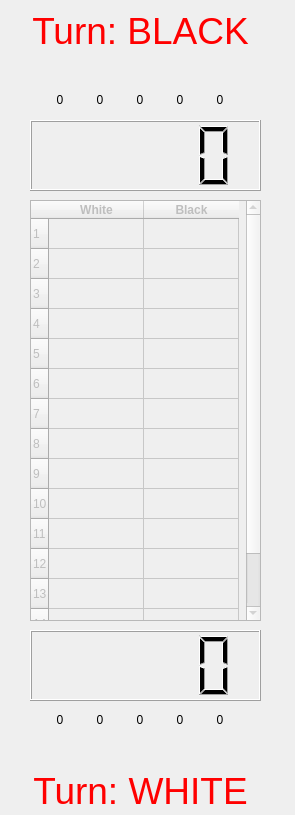
<?xml version="1.0" encoding="UTF-8"?>
<ui version="4.0">
 <class>ControlInterface</class>
 <widget class="QWidget" name="ControlInterface">
  <property name="geometry">
   <rect>
    <x>0</x>
    <y>0</y>
    <width>295</width>
    <height>815</height>
   </rect>
  </property>
  <property name="minimumSize">
   <size>
    <width>295</width>
    <height>815</height>
   </size>
  </property>
  <property name="windowTitle">
   <string>Form</string>
  </property>
  <widget class="QLabel" name="label_51">
   <property name="geometry">
    <rect>
     <x>120</x>
     <y>730</y>
     <width>40</width>
     <height>40</height>
    </rect>
   </property>
   <property name="text">
    <string/>
   </property>
   <property name="pixmap">
    <pixmap resource="Icons.qrc">:/Images/black_knight.png</pixmap>
   </property>
   <property name="scaledContents">
    <bool>true</bool>
   </property>
   <property name="alignment">
    <set>Qt::AlignCenter</set>
   </property>
  </widget>
  <widget class="QLabel" name="black_pawn_counter">
   <property name="geometry">
    <rect>
     <x>50</x>
     <y>710</y>
     <width>20</width>
     <height>20</height>
    </rect>
   </property>
   <property name="text">
    <string>0</string>
   </property>
   <property name="alignment">
    <set>Qt::AlignCenter</set>
   </property>
  </widget>
  <widget class="QLabel" name="label_58">
   <property name="geometry">
    <rect>
     <x>160</x>
     <y>50</y>
     <width>40</width>
     <height>40</height>
    </rect>
   </property>
   <property name="text">
    <string/>
   </property>
   <property name="pixmap">
    <pixmap resource="Icons.qrc">:/Images/white_rook.png</pixmap>
   </property>
   <property name="scaledContents">
    <bool>true</bool>
   </property>
   <property name="alignment">
    <set>Qt::AlignCenter</set>
   </property>
  </widget>
  <widget class="QLabel" name="black_bishop_counter">
   <property name="geometry">
    <rect>
     <x>90</x>
     <y>710</y>
     <width>20</width>
     <height>20</height>
    </rect>
   </property>
   <property name="text">
    <string>0</string>
   </property>
   <property name="alignment">
    <set>Qt::AlignCenter</set>
   </property>
  </widget>
  <widget class="QLabel" name="black_rook_counter">
   <property name="geometry">
    <rect>
     <x>170</x>
     <y>710</y>
     <width>20</width>
     <height>20</height>
    </rect>
   </property>
   <property name="text">
    <string>0</string>
   </property>
   <property name="alignment">
    <set>Qt::AlignCenter</set>
   </property>
  </widget>
  <widget class="QLabel" name="white_bishop_counter">
   <property name="geometry">
    <rect>
     <x>90</x>
     <y>90</y>
     <width>20</width>
     <height>20</height>
    </rect>
   </property>
   <property name="text">
    <string>0</string>
   </property>
   <property name="alignment">
    <set>Qt::AlignCenter</set>
   </property>
  </widget>
  <widget class="QLCDNumber" name="lcdNumber_2">
   <property name="geometry">
    <rect>
     <x>30</x>
     <y>630</y>
     <width>231</width>
     <height>71</height>
    </rect>
   </property>
  </widget>
  <widget class="QLabel" name="label_57">
   <property name="geometry">
    <rect>
     <x>200</x>
     <y>50</y>
     <width>40</width>
     <height>40</height>
    </rect>
   </property>
   <property name="text">
    <string/>
   </property>
   <property name="pixmap">
    <pixmap resource="Icons.qrc">:/Images/white_queen.png</pixmap>
   </property>
   <property name="scaledContents">
    <bool>true</bool>
   </property>
   <property name="alignment">
    <set>Qt::AlignCenter</set>
   </property>
  </widget>
  <widget class="QLabel" name="label_55">
   <property name="geometry">
    <rect>
     <x>80</x>
     <y>50</y>
     <width>40</width>
     <height>40</height>
    </rect>
   </property>
   <property name="text">
    <string/>
   </property>
   <property name="pixmap">
    <pixmap resource="Icons.qrc">:/Images/white_bishop.png</pixmap>
   </property>
   <property name="scaledContents">
    <bool>true</bool>
   </property>
   <property name="alignment">
    <set>Qt::AlignCenter</set>
   </property>
  </widget>
  <widget class="QLabel" name="label_59">
   <property name="geometry">
    <rect>
     <x>120</x>
     <y>50</y>
     <width>40</width>
     <height>40</height>
    </rect>
   </property>
   <property name="text">
    <string/>
   </property>
   <property name="pixmap">
    <pixmap resource="Icons.qrc">:/Images/white_knight.png</pixmap>
   </property>
   <property name="scaledContents">
    <bool>true</bool>
   </property>
   <property name="alignment">
    <set>Qt::AlignCenter</set>
   </property>
  </widget>
  <widget class="QLabel" name="white_knight_counter">
   <property name="geometry">
    <rect>
     <x>130</x>
     <y>90</y>
     <width>20</width>
     <height>20</height>
    </rect>
   </property>
   <property name="text">
    <string>0</string>
   </property>
   <property name="alignment">
    <set>Qt::AlignCenter</set>
   </property>
  </widget>
  <widget class="QLabel" name="black_knight_counter">
   <property name="geometry">
    <rect>
     <x>130</x>
     <y>710</y>
     <width>20</width>
     <height>20</height>
    </rect>
   </property>
   <property name="text">
    <string>0</string>
   </property>
   <property name="alignment">
    <set>Qt::AlignCenter</set>
   </property>
  </widget>
  <widget class="QLabel" name="white_pawn_counter">
   <property name="geometry">
    <rect>
     <x>50</x>
     <y>90</y>
     <width>20</width>
     <height>20</height>
    </rect>
   </property>
   <property name="text">
    <string>0</string>
   </property>
   <property name="alignment">
    <set>Qt::AlignCenter</set>
   </property>
  </widget>
  <widget class="QLabel" name="black_queen_counter">
   <property name="geometry">
    <rect>
     <x>210</x>
     <y>710</y>
     <width>20</width>
     <height>20</height>
    </rect>
   </property>
   <property name="text">
    <string>0</string>
   </property>
   <property name="alignment">
    <set>Qt::AlignCenter</set>
   </property>
  </widget>
  <widget class="QLabel" name="white_queen_counter">
   <property name="geometry">
    <rect>
     <x>210</x>
     <y>90</y>
     <width>20</width>
     <height>20</height>
    </rect>
   </property>
   <property name="text">
    <string>0</string>
   </property>
   <property name="alignment">
    <set>Qt::AlignCenter</set>
   </property>
  </widget>
  <widget class="QLabel" name="label_48">
   <property name="geometry">
    <rect>
     <x>40</x>
     <y>50</y>
     <width>40</width>
     <height>40</height>
    </rect>
   </property>
   <property name="text">
    <string/>
   </property>
   <property name="pixmap">
    <pixmap resource="Icons.qrc">:/Images/white_pawn.png</pixmap>
   </property>
   <property name="scaledContents">
    <bool>true</bool>
   </property>
   <property name="alignment">
    <set>Qt::AlignCenter</set>
   </property>
  </widget>
  <widget class="QLabel" name="label_53">
   <property name="geometry">
    <rect>
     <x>200</x>
     <y>730</y>
     <width>40</width>
     <height>40</height>
    </rect>
   </property>
   <property name="text">
    <string/>
   </property>
   <property name="pixmap">
    <pixmap resource="Icons.qrc">:/Images/black_queen.png</pixmap>
   </property>
   <property name="scaledContents">
    <bool>true</bool>
   </property>
   <property name="alignment">
    <set>Qt::AlignCenter</set>
   </property>
  </widget>
  <widget class="QLabel" name="label_50">
   <property name="geometry">
    <rect>
     <x>80</x>
     <y>730</y>
     <width>40</width>
     <height>40</height>
    </rect>
   </property>
   <property name="text">
    <string/>
   </property>
   <property name="pixmap">
    <pixmap resource="Icons.qrc">:/Images/black_bishop.png</pixmap>
   </property>
   <property name="scaledContents">
    <bool>true</bool>
   </property>
   <property name="alignment">
    <set>Qt::AlignCenter</set>
   </property>
  </widget>
  <widget class="QLabel" name="label_47">
   <property name="geometry">
    <rect>
     <x>40</x>
     <y>730</y>
     <width>40</width>
     <height>40</height>
    </rect>
   </property>
   <property name="text">
    <string/>
   </property>
   <property name="pixmap">
    <pixmap resource="Icons.qrc">:/Images/black_pawn.png</pixmap>
   </property>
   <property name="scaledContents">
    <bool>true</bool>
   </property>
   <property name="alignment">
    <set>Qt::AlignCenter</set>
   </property>
  </widget>
  <widget class="QLCDNumber" name="lcdNumber">
   <property name="geometry">
    <rect>
     <x>30</x>
     <y>120</y>
     <width>231</width>
     <height>71</height>
    </rect>
   </property>
  </widget>
  <widget class="QLabel" name="label_52">
   <property name="geometry">
    <rect>
     <x>160</x>
     <y>730</y>
     <width>40</width>
     <height>40</height>
    </rect>
   </property>
   <property name="text">
    <string/>
   </property>
   <property name="pixmap">
    <pixmap resource="Icons.qrc">:/Images/black_rook.png</pixmap>
   </property>
   <property name="scaledContents">
    <bool>true</bool>
   </property>
   <property name="alignment">
    <set>Qt::AlignCenter</set>
   </property>
  </widget>
  <widget class="QLabel" name="white_rook_counter">
   <property name="geometry">
    <rect>
     <x>170</x>
     <y>90</y>
     <width>20</width>
     <height>20</height>
    </rect>
   </property>
   <property name="text">
    <string>0</string>
   </property>
   <property name="alignment">
    <set>Qt::AlignCenter</set>
   </property>
  </widget>
  <widget class="QTableWidget" name="tableWidget">
   <property name="enabled">
    <bool>false</bool>
   </property>
   <property name="geometry">
    <rect>
     <x>30</x>
     <y>200</y>
     <width>231</width>
     <height>421</height>
    </rect>
   </property>
   <property name="rowCount">
    <number>15</number>
   </property>
   <attribute name="horizontalHeaderDefaultSectionSize">
    <number>95</number>
   </attribute>
   <row/>
   <row/>
   <row/>
   <row/>
   <row/>
   <row/>
   <row/>
   <row/>
   <row/>
   <row/>
   <row/>
   <row/>
   <row/>
   <row/>
   <row/>
   <column>
    <property name="text">
     <string>White</string>
    </property>
    <property name="font">
     <font>
      <weight>75</weight>
      <bold>true</bold>
     </font>
    </property>
    <property name="textAlignment">
     <set>AlignCenter</set>
    </property>
   </column>
   <column>
    <property name="text">
     <string>Black</string>
    </property>
    <property name="font">
     <font>
      <weight>75</weight>
      <bold>true</bold>
     </font>
    </property>
    <property name="textAlignment">
     <set>AlignCenter</set>
    </property>
   </column>
  </widget>
  <widget class="QLabel" name="mensajeTurnBlack">
   <property name="enabled">
    <bool>true</bool>
   </property>
   <property name="geometry">
    <rect>
     <x>20</x>
     <y>10</y>
     <width>241</width>
     <height>41</height>
    </rect>
   </property>
   <property name="font">
    <font>
     <pointsize>28</pointsize>
    </font>
   </property>
   <property name="styleSheet">
    <string notr="true">color: rgb(255, 0, 0);</string>
   </property>
   <property name="text">
    <string>Turn: BLACK</string>
   </property>
   <property name="alignment">
    <set>Qt::AlignCenter</set>
   </property>
  </widget>
  <widget class="QLabel" name="mensajeTurnWhite">
   <property name="geometry">
    <rect>
     <x>30</x>
     <y>770</y>
     <width>221</width>
     <height>41</height>
    </rect>
   </property>
   <property name="font">
    <font>
     <pointsize>28</pointsize>
    </font>
   </property>
   <property name="styleSheet">
    <string notr="true">color: rgb(255, 0, 0);</string>
   </property>
   <property name="text">
    <string>Turn: WHITE</string>
   </property>
   <property name="alignment">
    <set>Qt::AlignCenter</set>
   </property>
  </widget>
 </widget>
 <resources>
  <include location="Icons.qrc"/>
 </resources>
 <connections/>
</ui>
